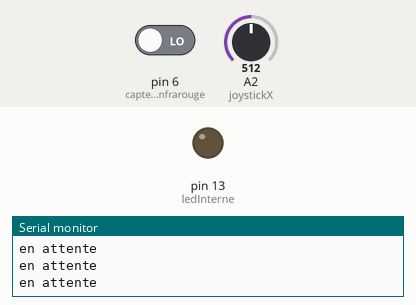
Recording of a sketch running on a simulated Arduino Uno, built with avr-gcc and run on an emulated ATmega328P. On the bench: output pins drawn as LEDs (lit = HIGH), the last lines printed to the serial monitor. Dashed ring = blinking. The test bench sets the inputs (shaded band); at power-on: A2 (joystickX) = 512, pin 6 (capteurInfrarouge) LOW.

Above: at 1.2 s.
1.3 s: A2 (joystickX) set to 1009
4.3 s: A2 (joystickX) set to 1023
At 4.55 s:
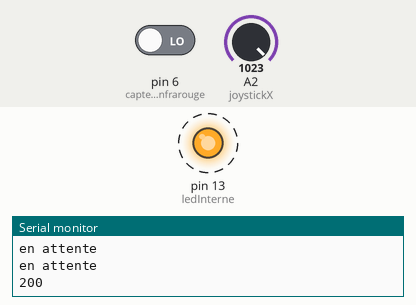
Timing chart, 0 to 13.3 s (numbered marks = the images above; inputs shaded):
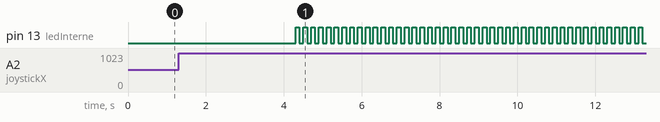

The sketch:

0.B.3.ino
```cpp
/* Programme du robot M.A.R.K

    GE-A promo 2027

    Baptiste POIDVIN
    Pierre BOURIAUD
    Alexandre GUILBAUD
    Yann DONNARD

    Version 0.B.3 du 25/10/2024
*/

/* Initialisation des variables */

int joystickX = A2; // Axe X du joystick sur le pin A2
int joystickY = A3; // Axe Y du joystick sur le pin A3
int ledInterne = 13; // LED interne sur le pin TOR 12
int capteurInfrarouge = 6; // Capteur Infrarouge sur le pin TOR 6

// Variables de temps
unsigned long tpsDemarrageProg;  // Variable recuperant la date de départ du robot
unsigned long tpsArretProg; // Variable recuperant la date d'arrivee du robot
unsigned long tpsDebutBoucle; // Variable recuperant la date du debut de l'exécution d'une boucle
unsigned long tpsFinBoucle; // Variable recuperant la date de fin d'exécution d'une boucle
unsigned long tpsExecProg2;

// Fonctions
unsigned long tpsExecProg(unsigned long tpsDebut, unsigned long tpsFin) { // Fonction calculant le temps d'exécution du programme
  unsigned long resultat = tpsFin - tpsDebut;
  return resultat;
}

bool boutonDemarrage(void) {            // Variable du bouton de démarrage converti avec le joystick
  if (analogRead(joystickX) == 1023) {  // Mise à 1 lorsque l'axe X est à 1203 cf. fiche de tests
    return (true);
  }
  else {                                // Sinon bouton à 0
    return (false);
  }
}

void setup(void) {
  // Initialisation des pins (entrées / sorties)

  pinMode(ledInterne, OUTPUT);
  pinMode(joystickX, INPUT);
  pinMode(joystickY, INPUT);
  Serial.begin(9600);
}

void loop(void) { // Démarrage du programme

  while (boutonDemarrage() == false) {
    Serial.println("en attente");
  }

  while (digitalRead(capteurInfrarouge) == HIGH) {
    Serial.println("en attente 2");
  }

  while (1) {
    tpsDebutBoucle = millis();
    digitalWrite(ledInterne, HIGH);
    delay(100);
    digitalWrite(ledInterne, LOW);
    delay(100);
    tpsFinBoucle = millis();
    Serial.println(tpsExecProg(tpsDebutBoucle, tpsFinBoucle));
  }
}
```

Measured:
- the behaviour switches between 1022 and 1023 on A2 (joystickX) (found by bisection; images 0 and 1)
- after the input at 4.3 s, pin 13 (ledInterne): alternates HIGH for 0.10 s and LOW for 0.10 s, starting at once
